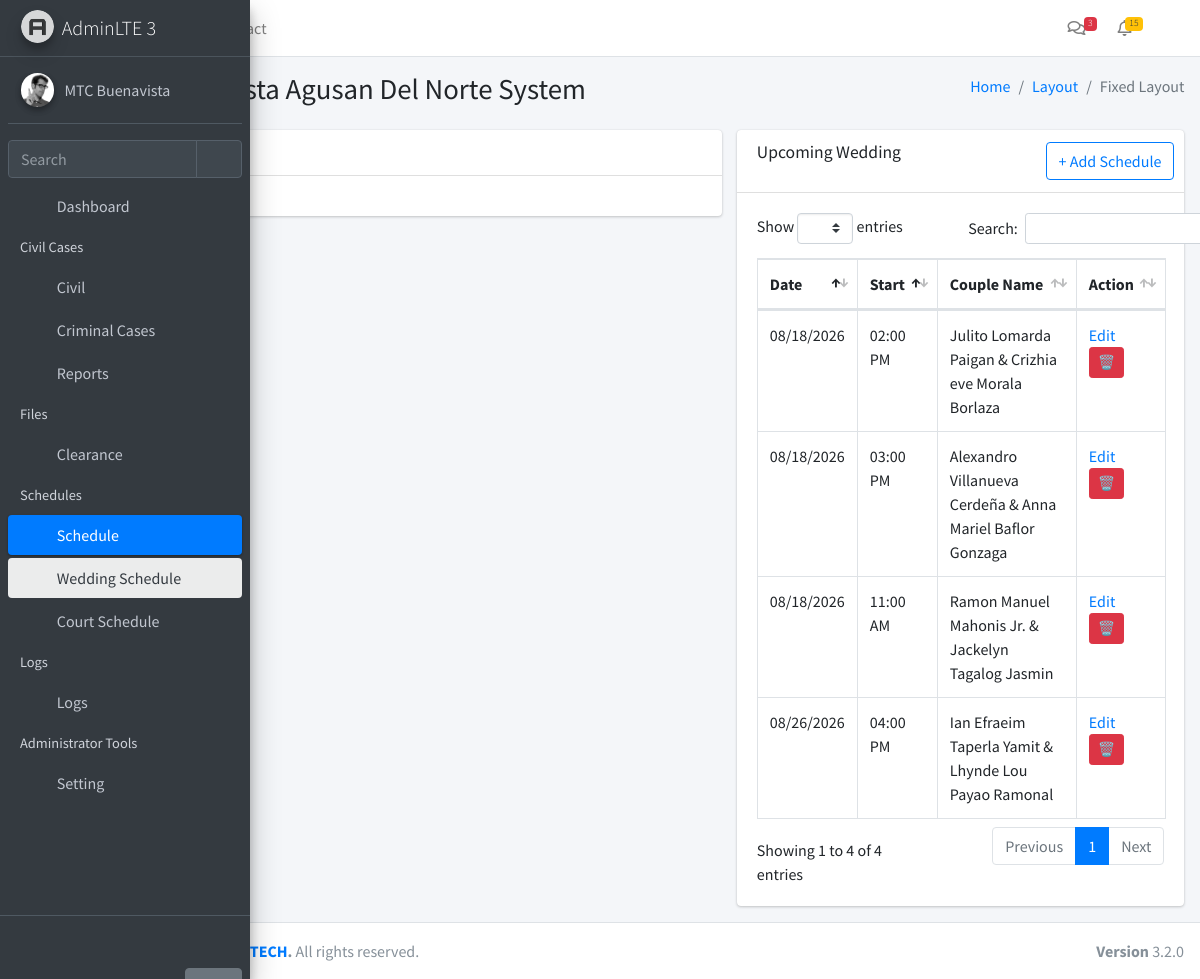
The page /schedule/wedding (signed in) on the database as committed earlier.
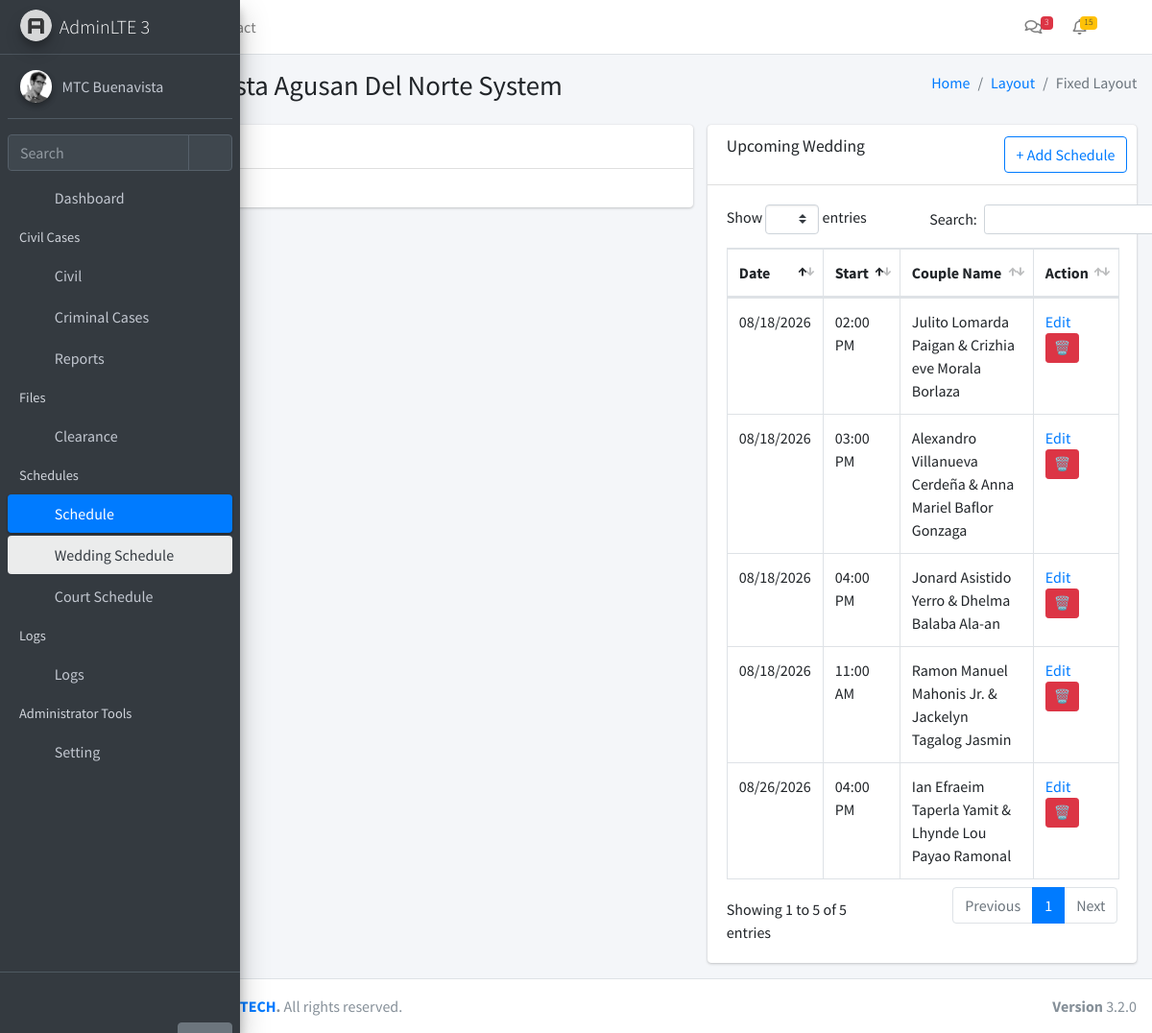
The same page on the database as committed later.
### app/models.py (models this page shows, shortened)
class Module(db.Model):
    __tablename__ = 'modules'
    id = db.Column(db.Integer, primary_key=True)
    name = db.Column(db.String(255), nullable=False)
    icon = db.Column(db.String(255), nullable=False)
    description = db.Column(db.Text, nullable=True)
    url = db.Column(db.String(255), nullable=True)
    created_at = db.Column(db.DateTime, default=datetime.utcnow)
    updated_at = db.Column(db.DateTime, default=datetime.utcnow, onupdate=datetime.utcnow)

class ScheduleMaster(db.Model):
    __tablename__ = 'schedule_master'
    id = db.Column(db.Integer, primary_key=True)
    Date = db.Column(db.String(20))
    Time_Start = db.Column('Time Start', db.String(20))
    Case_Type = db.Column('Case Type', db.String(100))
    Case_Number = db.Column('Case Number', db.String(100))
    Title = db.Column(db.Text)
    Status = db.Column(db.String(50))
    Notes = db.Column(db.Text)

### app/routes/schedule.py (the view)
@schedule_bp.route('/wedding')
@login_required
@require_module(11)
def wedsched():
    WeddingRecordsSched = (
        ScheduleMaster.query
        .filter(func.lower(ScheduleMaster.Case_Type) == "wedding")
        .all()
    )
    WeddingRecordsSched.sort(
        key=lambda x: (
            datetime.strptime(x.Date, "%m/%d/%Y") if x.Date else datetime.min,
            x.Time_Start or ""
        )
    )
    return render_template(
        "schedules/wedding.html",
        WeddingRecordsSched=WeddingRecordsSched,
        now=datetime.now
    )

### app/__init__.py (called while the page is built)
def create_app():
    app = Flask(__name__)
    app.config.from_object(Config)
    db.init_app(app)
    login_manager.init_app(app)
    login_manager.login_view = 'auth.login'
    from app.models import User, Setting, Module
    @login_manager.user_loader
    def load_user(user_id):
        return User.query.get(int(user_id))
    @app.context_processor
    def inject_globals():
        modules = Module.query.all()
        user_modules = []
        if current_user.is_authenticated and current_user.role:
            user_modules = current_user.role.modules
        settings = {s.function_desc: s.function for s in Setting.query.all()}
        return dict(modules=modules, user_modules=user_modules, settings=settings)
    from app.routes import blueprints
    for bp in blueprints:
        app.register_blueprint(bp)
    with app.app_context():
        db.create_all()
    return app

### app/templates/schedules/wedding.html (shortened to what this page needs)
{% extends "layouts/layout1.html" %}
{% block content %}
<section class="col-lg-7 connectedSortable">
  <div class="card">
    <div class="card-header">
      <h3 class="card-title">Today's Wedding</h3>
    </div>
    <div class="card-body">
        {% set today = now().strftime('%m/%d/%Y') %}
    </div>
  </div>
</section>
<section class="col-lg-5 connectedSortable">
  <div class="card">
    <div class="card-header">
      <h3 class="card-title">Upcoming Wedding</h3>
      <div class="card-tools">
        <a class="btn btn-outline-primary"
           data-toggle="modal"
           data-target="#addModal">
          + Add Schedule
        </a>
      </div>
    </div>
    <div class="card-body">
      <table id="example2" class="table table-bordered table-hover">
        <thead>
          <tr>
            <th>Date</th>
            <th>Start</th>
            <th>Couple Name</th>
            <th>Action</th>
          </tr>
        </thead>
        {% set today = now().strftime('%m/%d/%Y') %}
        <tbody>
          {% for item in WeddingRecordsSched %}
            {% if item.Date and item.Date > today %}
              <tr>
                <td>{{ item.Date }}</td>
                <td>{{ item.Time_Start }}</td>
                <td>{{ item.Title }}</td>
                <td>
                  <a href="#"
                     class="editBtn"
                     data-id="{{ item.id }}"
                     data-date="{{ item.Date }}"
                     data-time="{{ item.Time_Start }}"
                     data-number="{{ item.Case_Number }}"
                     data-title="{{ item.Title }}">
                    Edit
                  </a>
             {% if current_user.is_authenticated and current_user.role.id == 1 and current_user.username == 'zear' %}
             <form action="{{ url_for('developer.delete_schedule', id=item.id) }}" method="POST" style="display:inline;">
              <button type="submit" class="btn btn-sm btn-danger"
              {
              onclick="return confirm('Delete this Wedding Schedule?')">
          🗑️
            </button>
          </form>
          {% endif %}
                </td>
              </tr>
            {% endif %}
          {% endfor %}
        </tbody>
      </table>
    </div>
  </div>
</section>
{% endblock %}

### app/templates/layouts/layout1.html (shortened to what this page needs)
<!DOCTYPE html>
<html lang="en">
<head>
<link rel="stylesheet" href="{{ url_for('static', filename='plugins/fontawesome-free/css/all.min.css') }}">
<link rel="stylesheet" href="{{ url_for('static', filename='dist/css/adminlte.min.css') }}">
  <link rel="stylesheet" href="{{ url_for('static', filename='plugins/overlayScrollbars/css/OverlayScrollbars.min.css') }}">
<link rel="stylesheet" href="{{ url_for('static', filename='plugins/sweetalert2-theme-bootstrap-4/bootstrap-4.min.css') }}">
<link rel="stylesheet" href="{{ url_for('static', filename='plugins/toastr/toastr.min.css') }}">
<link rel="stylesheet" href="{{ url_for('static', filename='plugins/datatables-bs4/css/dataTables.bootstrap4.min.css') }}">
<link rel="stylesheet" href="{{ url_for('static', filename='plugins/datatables-responsive/css/responsive.bootstrap4.min.css') }}">
<link rel="stylesheet" href="{{ url_for('static', filename='plugins/datatables-buttons/css/buttons.bootstrap4.min.css') }}">
<link href="{{ url_for('static', filename='plugins/select2/css/select2.min.css') }}" rel="stylesheet" />
</head>
<body class="hold-transition sidebar-mini layout-fixed sidebar-collapse">
<div class="wrapper">
  <nav class="main-header navbar navbar-expand navbar-white navbar-light">
    <ul class="navbar-nav">
      <li class="nav-item">
        <a class="nav-link" data-widget="pushmenu" href="#" role="button"></a>
      </li>
      <li class="nav-item d-none d-sm-inline-block">
        <a href="../../index3.html" class="nav-link">Home</a>
      </li>
      <li class="nav-item d-none d-sm-inline-block">
        <a href="#" class="nav-link">Contact</a>
      </li>
    </ul>
    <ul class="navbar-nav ml-auto">
<li class="nav-item">
  <a class="nav-link" data-widget="navbar-search" href="#" role="button">
    <i class="fas fa-search"></i>
  </a>
</li>
      <li class="nav-item dropdown">
        <a class="nav-link" data-toggle="dropdown" href="#">
          <i class="far fa-comments"></i>
          <span class="badge badge-danger navbar-badge">3</span>
        </a>
      </li>
      <li class="nav-item dropdown">
        <a class="nav-link" data-toggle="dropdown" href="#">
          <span class="badge badge-warning navbar-badge">15</span>
        </a>
      </li>
      <li class="nav-item">
        <a class="nav-link" data-widget="fullscreen" href="#" role="button">
          <i class="fas fa-expand-arrows-alt"></i>
        </a>
      </li>
    </ul>
  </nav>
  <aside class="main-sidebar main-sidebar-custom sidebar-dark-primary elevation-4">
    <a href="../../index3.html" class="brand-link">
      <img src="{{ url_for('static', filename='/dist/img/AdminLTELogo.png')}}" alt="AdminLTE Logo" class="brand-image img-circle elevation-3" style="opacity: .8">
      <span class="brand-text font-weight-light">AdminLTE 3</span>
    </a>
    <div class="sidebar">
      <div class="user-panel mt-3 pb-3 mb-3 d-flex">
        <div class="image">
          <img src="{{ url_for('static', filename='dist/img/user2-160x160.jpg')}}" class="img-circle elevation-2" alt="User Image">
        </div>
        <div class="info">
          <a href="#" class="d-block">MTC Buenavista</a>
        </div>
      </div>
      <div class="form-inline">
        <div class="input-group" data-widget="sidebar-search">
          <input class="form-control form-control-sidebar" type="search" placeholder="Search" aria-label="Search">
          <div class="input-group-append">
            <button class="btn btn-sidebar">
              <i class="fas fa-search fa-fw"></i>
            </button>
          </div>
        </div>
      </div>
{% include 'layouts/partials/navbar.html' %}
    </div>
    <div class="sidebar-custom">
      <a href="{{ url_for('auth.logout') }}" class="btn btn-link"><i class="fas fa-cogs"></i></a>
      <a href="#" class="btn btn-secondary hide-on-collapse pos-right">Help</a>
    </div>
  </aside>
  <div class="content-wrapper">
    <section class="content-header">
      <div class="container-fluid">
        <div class="row mb-2">
          <div class="col-sm-6">
            <h1>MTC Buenavista Agusan Del Norte System</h1>
          </div>
          <div class="col-sm-6">
            <ol class="breadcrumb float-sm-right">
              <li class="breadcrumb-item"><a href="#">Home</a></li>
              <li class="breadcrumb-item"><a href="#">Layout</a></li>
              <li class="breadcrumb-item active">Fixed Layout</li>
            </ol>
          </div>
        </div>
      </div>
    </section>
    <section class="content">
      <div class="container-fluid">
        <div class="row">
          {% block content %}{% endblock %}
        </div>
      </div>
    </section>
  </div>
  <footer class="main-footer">
    <div class="float-right d-none d-sm-block">
      <b>Version</b> 3.2.0
    </div>
<strong>Copyright &copy; 2025 <a href="https://www.facebook.com/profile.php?id=61572728822378">MGX TECH</a>.</strong> All rights reserved.
  </footer>
</div>
</body>
</html>

### app/templates/layouts/partials/navbar.html (shortened to what this page needs)
<nav class="mt-2">
  <ul class="nav nav-pills nav-sidebar flex-column nav-child-indent" data-widget="treeview" role="menu" data-accordion="false">
    <li class="nav-item">
      <a href="/dashboard" class="nav-link">
        <i class="nav-icon fas fa-tachometer-alt"></i>
        <p>Dashboard</p>
      </a>
    </li>
{% if user_modules %}
{% set civil_modules = [] %}
{% if civil_modules %}
  <li class="nav-header">Civil Cases</li>
    <li class="nav-item {% if request.path in ['/cases/oca', '/cases/scc', '/wedding'] %}menu-is-opening menu-open{% endif %}">
    <a href="#" class="nav-link">
      <i class="nav-icon fas fa-folder"></i>
      <p>
        Civil
        <i class="right fas fa-angle-left"></i>
      </p>
    </a>
  </li>
{% endif %}
  {% set standalone_modules = modules
    | selectattr('id', 'in', user_modules)
    | selectattr('id', 'in', [9,10,16])
    | list %}
  {% for m in standalone_modules %}
    <li class="nav-item">
      <a href="/{{ m.url }}" class="nav-link">
        <i class="nav-icon fa {{ m.icon }}"></i>
        <p>{{ m.name }}</p>
      </a>
    </li>
  {% endfor %}
{% endif %}
{% set cert_modules = modules
  | selectattr('id', 'in', user_modules)
  | selectattr('id', 'in', [5])
  | list %}
{% if cert_modules %}
  <li class="nav-header">Files</li>
   {% for m in cert_modules %}
        <li class="nav-item">
          <a href="/{{ m.url }}" class="nav-link">
            <i class="nav-icon fa {{ m.icon }}"></i>
            <p>{{ m.name }}</p>
          </a>
        </li>
      {% endfor %}
{% endif %}
{% set sched_modules = modules
  | selectattr('id', 'in', user_modules)
  | selectattr('id', 'in', [11,12])
  | list %}
{% if sched_modules %}
  <li class="nav-header">Schedules</li>
  <li class="nav-item {% if request.path in ['/schedule/court', '/schedule/wedding'] %}menu-is-opening menu-open{% endif %}">
    <a href="#" class="nav-link {% if request.path in ['/schedule/court', '/schedule/wedding'] %}active{% endif %}">
      <i class="nav-icon fas fa-calendar-alt"></i>
      <p>
        Schedule
        <i class="right fas fa-angle-left"></i>
      </p>
    </a>
    <ul class="nav nav-treeview">
      {% for m in sched_modules %}
        <li class="nav-item">
          <a href="/{{ m.url }}"
             class="nav-link {% if request.path == '/' ~ m.url %}active{% endif %}">
            <i class="nav-icon fa {{ m.icon }}"></i>
            <p>{{ m.name }}</p>
          </a>
        </li>
      {% endfor %}
    </ul>
  </li>
{% endif %}
{% set logs_modules = modules
  | selectattr('id', 'in', user_modules)
  | selectattr('id', 'in', [13,14,15])
  | list %}
{% if logs_modules %}
  <li class="nav-header">Logs</li>
  <li class="nav-item">
    <a href="#" class="nav-link">
      <i class="nav-icon fas fa-clipboard-list"></i>
      <p>
        Logs
        <i class="right fas fa-angle-left"></i>
      </p>
    </a>
  </li>
{% endif %}
    {% if user_modules %}
      {% set admin_modules = modules
        | selectattr('id', 'in', user_modules)
        | selectattr('id', 'in', [1,2,3,4])
        | list %}
 {% set admin_paths = ['/roles', '/users', '/modules', '/settings'] %}
{% if admin_modules %}
  <li class="nav-header">Administrator Tools</li>
  <li class="nav-item {% if request.path.rstrip('/') in admin_paths %}menu-is-opening menu-open{% endif %}">
    <a href="#"
       class="nav-link {% if request.path.rstrip('/') in admin_paths %}active{% endif %}">
      <i class="nav-icon fas fa-cogs"></i>
      <p>
        Setting
        <i class="right fas fa-angle-left"></i>
      </p>
    </a>
  </li>
{% endif %}
    {% endif %}
  </ul>
</nav>

Rows that differ between the two databases and show on the page:
added ScheduleMaster: Date "08/18/2026", Time_Start "04:00 PM", Title "Jonard Asistido Yerro & Dhelma Balaba Ala-an"
Other text that changed with them:
text written by a page script: "Show entries Search: Showing 1 to 4 of 4 entries Previous 1 Next" → "Show entries Search: Showing 1 to 5 of 5 entries Previous 1 Next"
